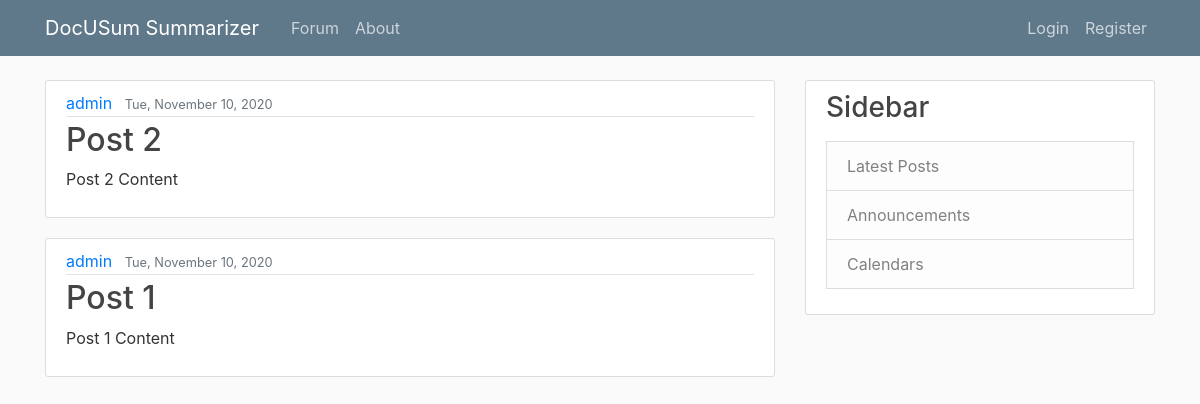
Before: /forum/ with the older database file.
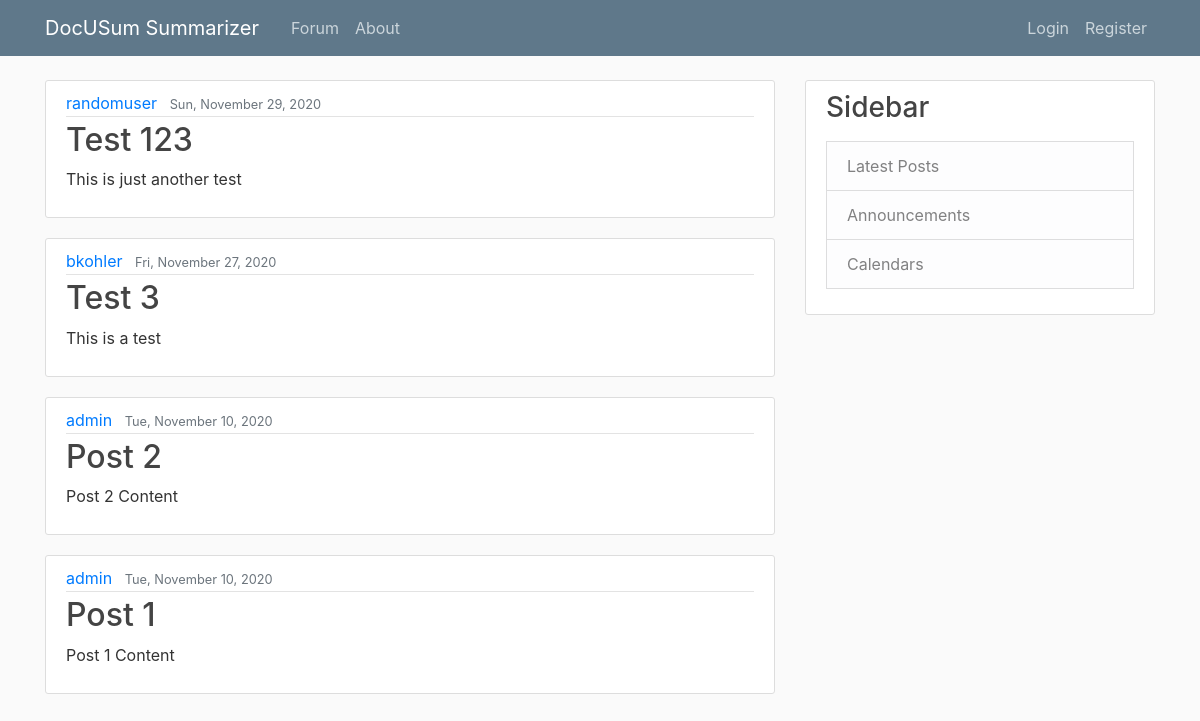
After: the same page with the newer database file.
### forum/models.py (models this page shows, shortened)
class Post(models.Model):
    title = models.CharField(max_length=100)
    content = models.TextField()
    date_posted = models.DateTimeField(default=timezone.now)
    author = models.ForeignKey(User,on_delete=models.CASCADE) # delete post if

### forum/views.py (the view)
# urls.py: path('', PostListView.as_view(), name='forum-home'),
class PostListView(ListView):
    model = Post
    template_name = 'forum/home.html'
    context_object_name = 'posts'
    ordering = ['-date_posted']

### forum/templates/forum/home.html
{% extends "forum/base.html" %}
{% block content %}
    {% for post in posts %}
        <article class="media content-section">
          <div class="media-body">
            <div class="article-metadata">
              <a class="mr-2" href="#">{{ post.author }}</a>
              <small class="text-muted">{{ post.date_posted|date:"D, F j, Y" }}</small>
            </div>
            <h2><a class="article-title" href="{% url 'post-detail' post.id %}">{{ post.title }}</a></h2>
            <p class="article-content">{{ post.content }}</p>
          </div>
        </article>
    {% endfor %}
{% endblock content %}

Changed rows visible on the page:
added Post: author "randomuser", date_posted "Sun, November 29, 2020", title "Test 123", content "This is just another test"
added Post: author "bkohler", date_posted "Fri, November 27, 2020", title "Test 3", content "This is a test"
